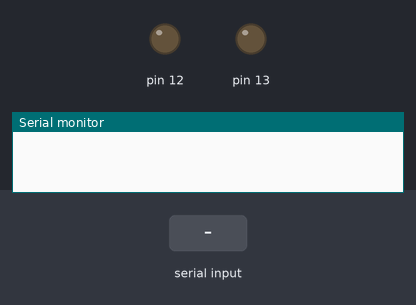
The sketch below on a simulated Arduino Uno, built with avr-gcc and run on an emulated ATmega328P. On the bench: output pins drawn as LEDs (lit = HIGH), the last lines printed to the serial monitor. The test bench sets the inputs (shaded band).

Above: at 1.2 s.
1.3 s: "a" received over Serial
At 2.5 s:
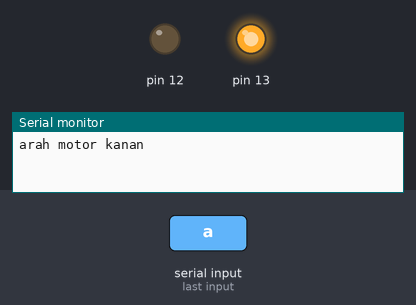
2.8 s: "b" received over Serial
At 3.8 s:
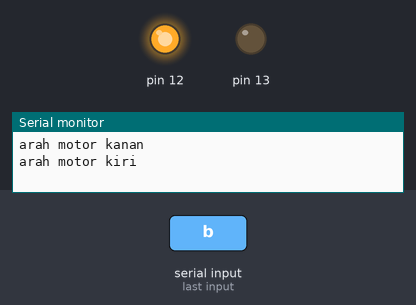
4.3 s: "c" received over Serial
At 4.9 s:
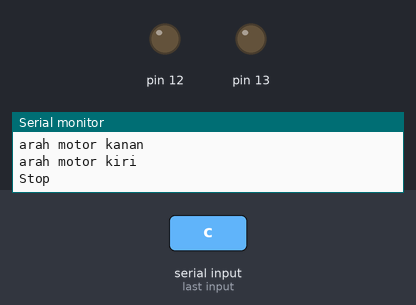
Timing chart, 0 to 7.3 s (numbered marks = the images above; inputs shaded):
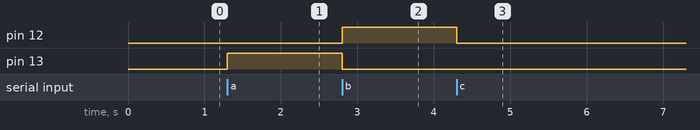

The sketch:

driver_motor.ino
```cpp
void setup() {
  // put your setup code here, to run once:
pinMode(13,OUTPUT);
pinMode(12,OUTPUT);
Serial.begin(9600);
}

void loop() {
  // put your main code here, to run repeatedly:
if(Serial.available()){
  int inByte = Serial.read();
  if(inByte == 'a')
  {digitalWrite(13,HIGH);
  digitalWrite(12,LOW);
  Serial.println("arah motor kanan");
  }

  if(inByte == 'b')
  {digitalWrite(12,HIGH);
  digitalWrite(13,LOW);
  Serial.println("arah motor kiri");
}

  if(inByte == 'c')
  {digitalWrite(12,LOW);
  digitalWrite(13,LOW);
  Serial.println("Stop");
}
  }
}
```

Measured:
- after the input at 1.3 s, pin 13: LOW → HIGH at once
- after the input at 2.8 s, pin 12: LOW → HIGH at once; pin 13: HIGH → LOW at once
- after the input at 4.3 s, pin 12: HIGH → LOW at once
